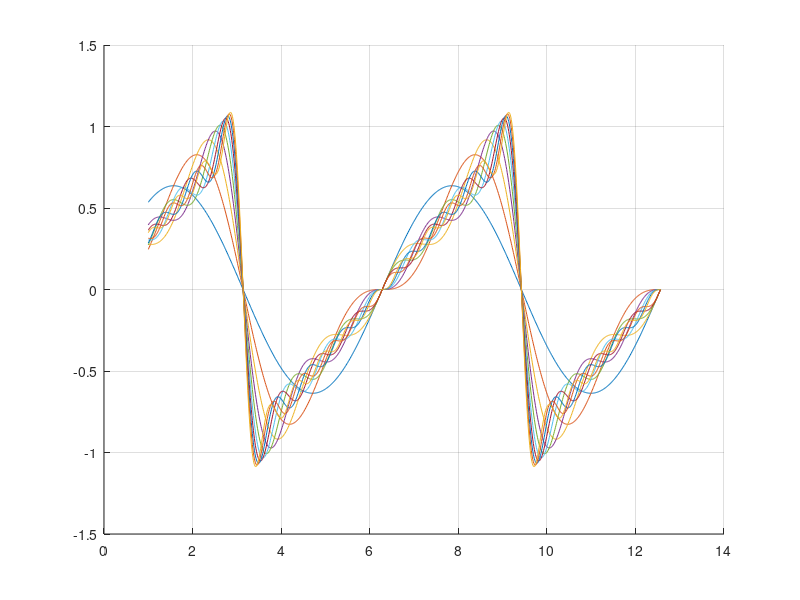
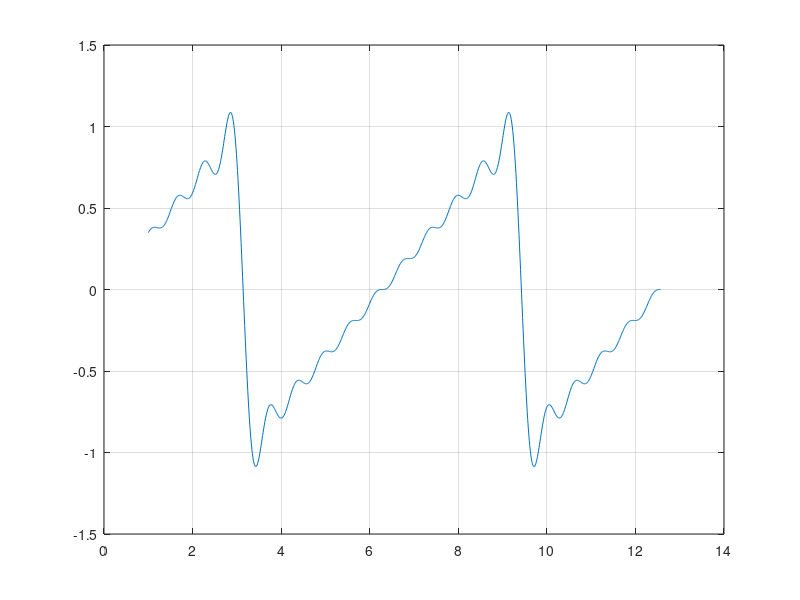

Here is the MATLAB script that generated these plots, in order:
clc;
clear all;
close all;

T = 2*pi;
W0 = (2*pi)/T;
t = linspace(1,4*pi,1000);
N = 10;

st_wave = zeros(1,length(t));


grid on;
figure(1)
for n = 1:N
    st_wave = st_wave + ((2/pi)*(((-1)^(n+1))*(sin(n*W0*t)/n)));
    hold on;
    plot(t,st_wave);
end
figure(2)
plot(t,st_wave);
grid on;
